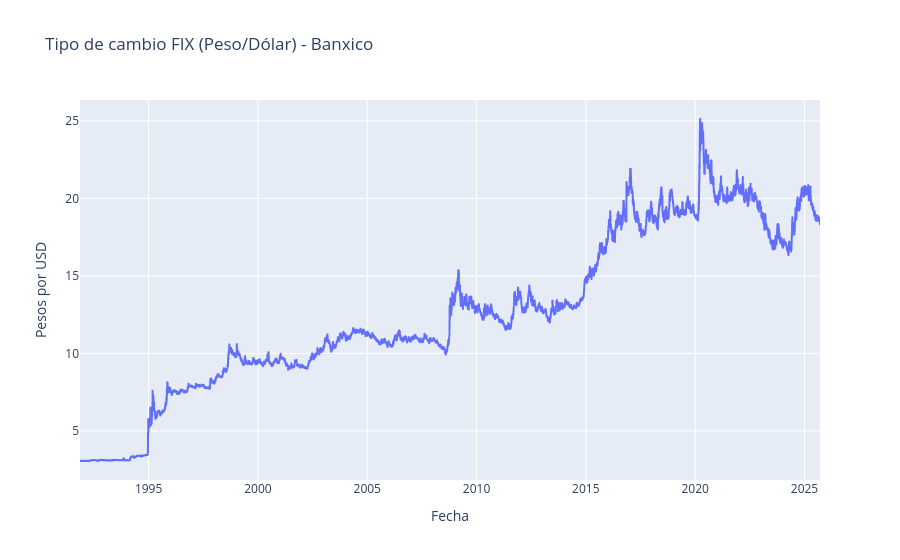

The notebook cell this image was saved under:
### Code cell
# Graficar con Plotly
fig = px.line(
    df,
    x=df.index,
    y="TipoCambio",
    title="Tipo de cambio FIX (Peso/Dólar) - Banxico",
    labels={"TipoCambio": "Pesos por USD"}
)

# Mostrar gráfico interactivo
fig.show()

### Figure 1 — Plotly figure (JSON) as saved in the notebook; plotly's stock layout.template omitted (floating-point values rounded to 4 significant figures; data arrays with more than 128 entries replaced by an {"elided": "..."} marker saying what was removed)
{"data": [{"hovertemplate": "Fecha=%{x}<br>Pesos por USD=%{y}<extra></extra>", "legendgroup": "", "line": {"color": "#636efa", "dash": "solid"}, "marker": {"symbol": "circle"}, "mode": "lines", "name": "", "showlegend": false, "type": "scattergl", "x": {"elided": "8832 str values"}, "xaxis": "x", "y": {"elided": "8832 float values"}, "yaxis": "y"}], "layout": {"legend": {"tracegroupgap": 0}, "title": {"text": "Tipo de cambio FIX (Peso/Dólar) - Banxico"}, "xaxis": {"anchor": "y", "domain": [0, 1], "title": {"text": "Fecha"}}, "yaxis": {"anchor": "x", "domain": [0, 1], "title": {"text": "Pesos por USD"}}}}
